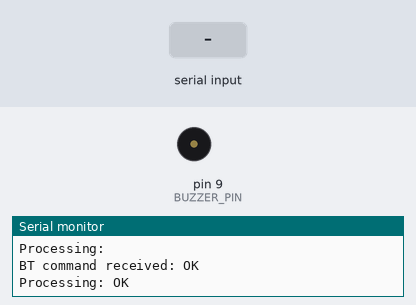
A sketch run on a simulated Arduino Uno, built with avr-gcc and run on an emulated ATmega328P. Parts: buzzer (waves = sounding), the last lines printed to the serial monitor. Inputs (shaded band) come from the test bench. The modem accepts every AT command (registered, SIM ready, sends succeed) and sends nothing else.

Above: at 3.1 s.
3.2 s: "BEEP\n" received over Serial
At 3.68 s:
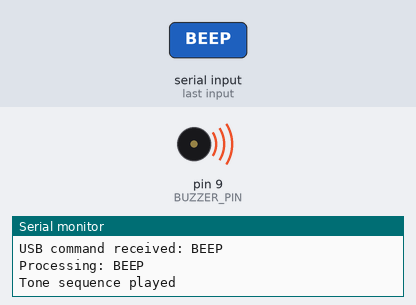
8.4 s: "BEEP\n" received over the second serial link
At 9.7 s:
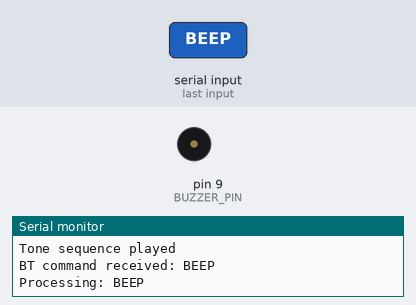
9.9 s: "BEEP_ON\n" received over Serial
At 11.0 s:
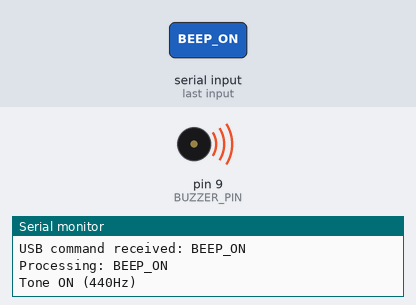
Timing chart, 0 to 12.9 s (numbered marks = the images above; inputs shaded):
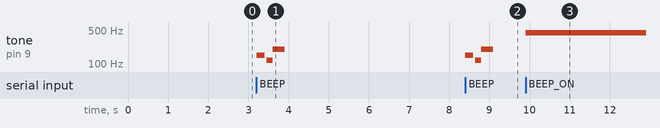

Measured:
- after the input at 3.2 s, tone on pin 9 (BUZZER_PIN): plays 150 Hz for 0.20 s, 120 Hz for 0.15 s, 200 Hz for 0.30 s, starting at once
- after the input at 8.4 s, tone on pin 9 (BUZZER_PIN): plays 150 Hz for 0.20 s, 120 Hz for 0.15 s, 200 Hz for 0.30 s, starting at once
- after the input at 9.9 s, tone on pin 9 (BUZZER_PIN): silent → 440 Hz at once

The sketch:

arduino_buzzer_control_ble.ino
```cpp
// Arduino HC-06 enabled buzzer control with Bluetooth Classic module
// Connect buzzer to pin 9
// Connect HC-06: Arduino pin 10 (RX) <-> HC-06 TX, Arduino pin 11 (TX) <-> HC-06 RX
// Connect HC-06 key/EN pin to Arduino 5V for AT command mode, can be disconnected after setup
// Power: Arduino 5V <-> HC-06 VCC, Arduino GND <-> HC-06 GND

#include <SoftwareSerial.h>

#define BUZZER_PIN 9
#define BT_RX 10  // Arduino RX (connect to HC-06 TX)
#define BT_TX 11  // Arduino TX (connect to HC-06 RX)

SoftwareSerial btSerial(BT_RX, BT_TX); // RX, TX for Bluetooth module

void setup() {
    // Initialize hardware serial for debugging
    Serial.begin(9600);
    Serial.println("Arduino HC-06 buzzer controller starting...");

    // Initialize SoftwareSerial for HC-06 Bluetooth module
    btSerial.begin(9600);

    Serial.println("Configuring HC-06 Bluetooth module...");

    delay(1000); // Wait for module to boot (ensure key/EN pin is connected to 5V)

    // Test AT communication
    btSerial.println("AT");
    delay(200);

    if (btSerial.available()) {
        String response = btSerial.readStringUntil('\n');
        Serial.println("HC-06 AT response: " + response);
    } else {
        Serial.println("No AT response (check HC-06 key/EN pin connection)");
    }

    // Set device name for discovery
    btSerial.println("AT+NAMESpace-Man-Buzzer");
    delay(200);
    if (btSerial.available()) {
        String response = btSerial.readStringUntil('\n');
        Serial.println("HC-06 name set: " + response);
    }

    // Get version info
    btSerial.println("AT+VERSION?");
    delay(200);
    if (btSerial.available()) {
        String response = btSerial.readStringUntil('\n');
        Serial.println("HC-06 version: " + response);
    }

    // Set pin if needed (default usually 0000 or 1234)
    btSerial.println("AT+PIN1234");
    delay(200);

    Serial.println("HC-06 configuration complete");
    Serial.println("BT buzzer controller ready - pair with Android device");
    Serial.println("Use a Bluetooth serial terminal app to send commands: BEEP, HELLO, etc.");
}

void loop() {
    // Check for HC-06 Bluetooth data (commands from Android app)
    if (btSerial.available() > 0) {
        String command = btSerial.readStringUntil('\n');
        command.trim();
        Serial.println("BT command received: " + command);  // Echo to serial for debugging
        processCommand(command, true); // true = from Bluetooth
    }

    // Also check hardware serial for USB debug/control
    if (Serial.available() > 0) {
        String command = Serial.readStringUntil('\n');
        command.trim();
        Serial.println("USB command received: " + command);
        processCommand(command, false); // false = from USB
        // Forward non-buzzer commands to Bluetooth module for testing
        if (command.startsWith("AT")) {
            btSerial.println(command);
            Serial.println("Forwarded to HC-06: " + command);
        }
    }
}

void processCommand(String command, bool fromBT) {
    Serial.println("Processing: " + command);  // Debug

    if (command == "BEEP") {
        // Play a nice "ba dum tss" sequence
        tone(BUZZER_PIN, 150, 200);  // 150Hz for 200ms (ba)
        delay(250);
        tone(BUZZER_PIN, 120, 200);  // 120Hz for 200ms (dum)
        delay(150);
        tone(BUZZER_PIN, 200, 300);  // 200Hz for 300ms (tss)

        sendResponse("Tone sequence played", fromBT);
    }
    else if (command == "BEEP_ON") {
        // Continuous tone for compatibility
        tone(BUZZER_PIN, 440, 0);  // 440Hz continuous
        sendResponse("Tone ON (440Hz)", fromBT);
    }
    else if (command == "BEEP_OFF") {
        noTone(BUZZER_PIN);
        sendResponse("Tone OFF", fromBT);
    }
    else if (command == "HELLO") {
        sendResponse("Hello from Arduino HC-06!", fromBT);
    }
    else if (command == "AT" || command == "AT+VERSION?" || command.startsWith("AT+")) {
        // AT commands forwarded or responded
        sendResponse("AT commands handled", fromBT);
    }
    else {
        sendResponse("Unknown command: " + command, fromBT);
    }
}

void sendResponse(String message, bool toBT) {
    if (toBT) {
        btSerial.println(message);
    } else {
        Serial.println(message);
    }
}
```
